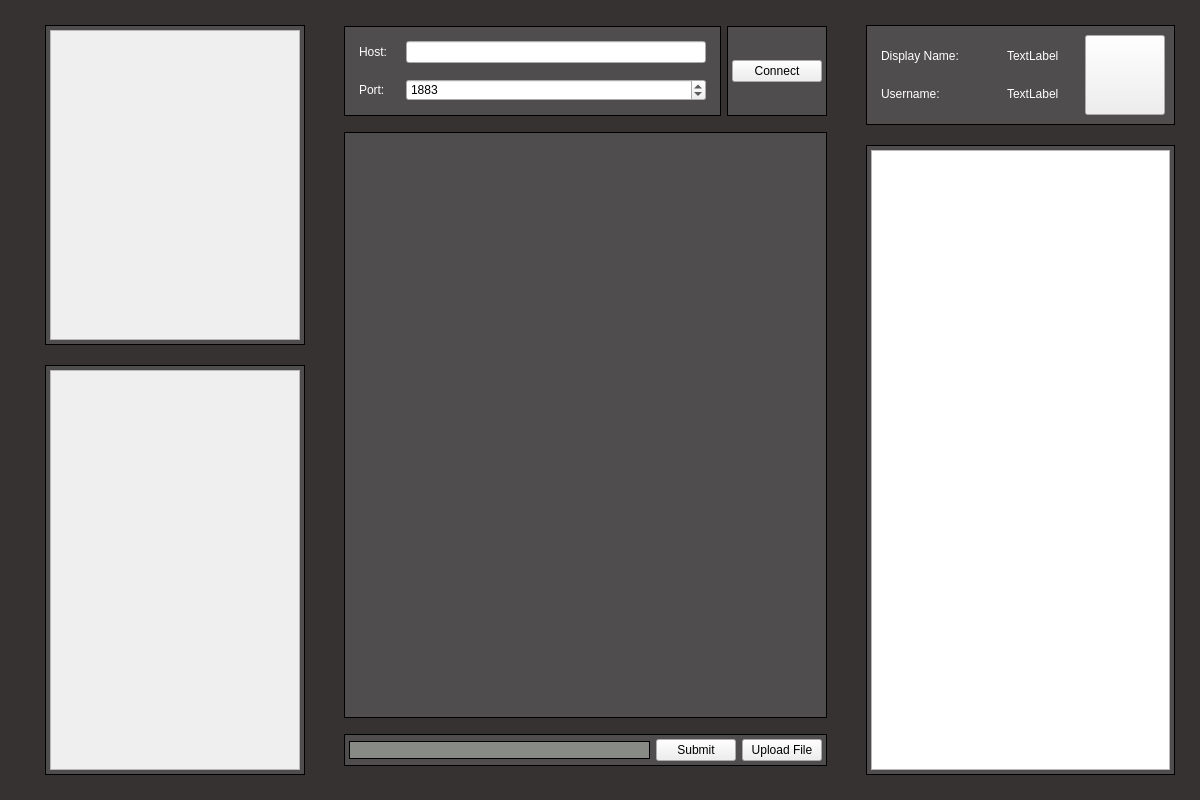
<?xml version="1.0" encoding="UTF-8"?>
<ui version="4.0">
 <class>MessagingWindow</class>
 <widget class="QWidget" name="MessagingWindow">
  <property name="geometry">
   <rect>
    <x>0</x>
    <y>0</y>
    <width>1200</width>
    <height>800</height>
   </rect>
  </property>
  <property name="minimumSize">
   <size>
    <width>1200</width>
    <height>800</height>
   </size>
  </property>
  <property name="maximumSize">
   <size>
    <width>1200</width>
    <height>800</height>
   </size>
  </property>
  <property name="windowTitle">
   <string>Form</string>
  </property>
  <property name="styleSheet">
   <string notr="true">#MessagingWindow { background: rgb(55, 50, 50);}
#usernameLabel {color: White;}
#hostLabel {color: White;}
#portLabel {color: White;}
#inputMessage{color: White;}
#displayName {color: White;}
#actualDisplayName{color: White;}
#actualUsername{color: White;}</string>
  </property>
  <layout class="QVBoxLayout" name="verticalLayout_4" stretch="0">
   <property name="spacing">
    <number>20</number>
   </property>
   <property name="leftMargin">
    <number>20</number>
   </property>
   <property name="topMargin">
    <number>20</number>
   </property>
   <property name="rightMargin">
    <number>20</number>
   </property>
   <property name="bottomMargin">
    <number>20</number>
   </property>
   <item>
    <layout class="QHBoxLayout" name="horizontalLayout_7">
     <item>
      <layout class="QVBoxLayout" name="scrollContainer">
       <property name="leftMargin">
        <number>20</number>
       </property>
       <item>
        <layout class="QVBoxLayout" name="verticalLayout_5">
         <property name="leftMargin">
          <number>5</number>
         </property>
         <property name="topMargin">
          <number>5</number>
         </property>
         <property name="rightMargin">
          <number>5</number>
         </property>
         <property name="bottomMargin">
          <number>5</number>
         </property>
         <item>
          <widget class="QWidget" name="contactListContainer" native="true">
           <property name="styleSheet">
            <string notr="true">#contactListContainer{ border: 1px solid; 
							 background: rgb(79, 77, 77);}</string>
           </property>
           <layout class="QVBoxLayout" name="verticalLayout_2">
            <property name="leftMargin">
             <number>5</number>
            </property>
            <property name="topMargin">
             <number>5</number>
            </property>
            <property name="rightMargin">
             <number>5</number>
            </property>
            <property name="bottomMargin">
             <number>5</number>
            </property>
            <item>
             <widget class="QScrollArea" name="contactList">
              <property name="sizePolicy">
               <sizepolicy hsizetype="Fixed" vsizetype="Fixed">
                <horstretch>0</horstretch>
                <verstretch>0</verstretch>
               </sizepolicy>
              </property>
              <property name="maximumSize">
               <size>
                <width>250</width>
                <height>400</height>
               </size>
              </property>
              <property name="styleSheet">
               <string notr="true">#chatSearch { border: 1px solid; 
							 background: rgb(79, 77, 77);}</string>
              </property>
              <property name="widgetResizable">
               <bool>true</bool>
              </property>
              <widget class="QWidget" name="scrollAreaWidgetContents_2">
               <property name="geometry">
                <rect>
                 <x>0</x>
                 <y>0</y>
                 <width>248</width>
                 <height>318</height>
                </rect>
               </property>
              </widget>
             </widget>
            </item>
           </layout>
          </widget>
         </item>
         <item>
          <widget class="QWidget" name="notificationContainer" native="true">
           <property name="styleSheet">
            <string notr="true">#notificationContainer { border: 1px solid; 
							 background: rgb(79, 77, 77);}</string>
           </property>
           <layout class="QVBoxLayout" name="verticalLayout_6" stretch="0">
            <property name="spacing">
             <number>5</number>
            </property>
            <property name="leftMargin">
             <number>5</number>
            </property>
            <property name="topMargin">
             <number>5</number>
            </property>
            <property name="rightMargin">
             <number>5</number>
            </property>
            <property name="bottomMargin">
             <number>5</number>
            </property>
            <item>
             <widget class="QScrollArea" name="notificationScroll">
              <property name="sizePolicy">
               <sizepolicy hsizetype="Fixed" vsizetype="Fixed">
                <horstretch>0</horstretch>
                <verstretch>0</verstretch>
               </sizepolicy>
              </property>
              <property name="minimumSize">
               <size>
                <width>250</width>
                <height>400</height>
               </size>
              </property>
              <property name="styleSheet">
               <string notr="true"/>
              </property>
              <property name="widgetResizable">
               <bool>true</bool>
              </property>
              <widget class="QWidget" name="scrollAreaWidgetContents_3">
               <property name="geometry">
                <rect>
                 <x>0</x>
                 <y>0</y>
                 <width>248</width>
                 <height>398</height>
                </rect>
               </property>
              </widget>
             </widget>
            </item>
           </layout>
          </widget>
         </item>
        </layout>
       </item>
      </layout>
     </item>
     <item>
      <layout class="QHBoxLayout" name="horizontalLayout_9">
       <property name="leftMargin">
        <number>0</number>
       </property>
       <item>
        <widget class="QWidget" name="chatContainer" native="true">
         <layout class="QVBoxLayout" name="verticalLayout_17">
          <property name="topMargin">
           <number>1</number>
          </property>
          <item>
           <widget class="QWidget" name="horizontalWidget" native="true">
            <layout class="QHBoxLayout" name="horizontalLayout">
             <property name="leftMargin">
              <number>5</number>
             </property>
             <property name="topMargin">
              <number>5</number>
             </property>
             <property name="rightMargin">
              <number>5</number>
             </property>
             <property name="bottomMargin">
              <number>5</number>
             </property>
             <item>
              <widget class="QWidget" name="hostPortContainer" native="true">
               <property name="styleSheet">
                <string notr="true">#hostPortContainer { border: 1px solid; 
							 background: rgb(79, 77, 77);}</string>
               </property>
               <layout class="QVBoxLayout" name="verticalLayout">
                <property name="leftMargin">
                 <number>10</number>
                </property>
                <property name="topMargin">
                 <number>10</number>
                </property>
                <property name="rightMargin">
                 <number>10</number>
                </property>
                <property name="bottomMargin">
                 <number>10</number>
                </property>
                <item>
                 <layout class="QHBoxLayout" name="horizontalLayout_4">
                  <property name="leftMargin">
                   <number>5</number>
                  </property>
                  <property name="topMargin">
                   <number>5</number>
                  </property>
                  <property name="rightMargin">
                   <number>5</number>
                  </property>
                  <property name="bottomMargin">
                   <number>5</number>
                  </property>
                  <item>
                   <widget class="QLabel" name="hostLabel">
                    <property name="text">
                     <string>Host:</string>
                    </property>
                   </widget>
                  </item>
                  <item>
                   <widget class="QLineEdit" name="hostInput">
                    <property name="sizePolicy">
                     <sizepolicy hsizetype="Fixed" vsizetype="Fixed">
                      <horstretch>0</horstretch>
                      <verstretch>0</verstretch>
                     </sizepolicy>
                    </property>
                    <property name="minimumSize">
                     <size>
                      <width>300</width>
                      <height>0</height>
                     </size>
                    </property>
                    <property name="maximumSize">
                     <size>
                      <width>375</width>
                      <height>16777215</height>
                     </size>
                    </property>
                   </widget>
                  </item>
                 </layout>
                </item>
                <item>
                 <layout class="QHBoxLayout" name="horizontalLayout_3">
                  <property name="leftMargin">
                   <number>5</number>
                  </property>
                  <property name="topMargin">
                   <number>5</number>
                  </property>
                  <property name="rightMargin">
                   <number>5</number>
                  </property>
                  <property name="bottomMargin">
                   <number>5</number>
                  </property>
                  <item>
                   <widget class="QLabel" name="portLabel">
                    <property name="text">
                     <string>Port:</string>
                    </property>
                   </widget>
                  </item>
                  <item>
                   <widget class="QSpinBox" name="portSpinBox">
                    <property name="sizePolicy">
                     <sizepolicy hsizetype="Fixed" vsizetype="Fixed">
                      <horstretch>0</horstretch>
                      <verstretch>0</verstretch>
                     </sizepolicy>
                    </property>
                    <property name="minimumSize">
                     <size>
                      <width>300</width>
                      <height>0</height>
                     </size>
                    </property>
                    <property name="maximumSize">
                     <size>
                      <width>260</width>
                      <height>16777215</height>
                     </size>
                    </property>
                    <property name="maximum">
                     <number>99999</number>
                    </property>
                    <property name="value">
                     <number>1883</number>
                    </property>
                   </widget>
                  </item>
                 </layout>
                </item>
               </layout>
              </widget>
             </item>
             <item>
              <widget class="QWidget" name="connectButtonContainer" native="true">
               <property name="sizePolicy">
                <sizepolicy hsizetype="Expanding" vsizetype="Preferred">
                 <horstretch>0</horstretch>
                 <verstretch>0</verstretch>
                </sizepolicy>
               </property>
               <property name="maximumSize">
                <size>
                 <width>100</width>
                 <height>16777215</height>
                </size>
               </property>
               <property name="styleSheet">
                <string notr="true">#connectButtonContainer { border: 1px solid; 
							 background: rgb(79, 77, 77);}</string>
               </property>
               <layout class="QHBoxLayout" name="horizontalLayout_2">
                <property name="leftMargin">
                 <number>5</number>
                </property>
                <property name="topMargin">
                 <number>5</number>
                </property>
                <property name="rightMargin">
                 <number>5</number>
                </property>
                <property name="bottomMargin">
                 <number>5</number>
                </property>
                <item>
                 <widget class="QPushButton" name="connectButton">
                  <property name="text">
                   <string>Connect</string>
                  </property>
                 </widget>
                </item>
               </layout>
              </widget>
             </item>
            </layout>
           </widget>
          </item>
          <item>
           <layout class="QHBoxLayout" name="horizontalLayout_13">
            <property name="spacing">
             <number>5</number>
            </property>
            <property name="leftMargin">
             <number>5</number>
            </property>
            <property name="topMargin">
             <number>5</number>
            </property>
            <property name="rightMargin">
             <number>5</number>
            </property>
            <property name="bottomMargin">
             <number>5</number>
            </property>
            <item>
             <widget class="QTextBrowser" name="messagingOutput">
              <property name="styleSheet">
               <string notr="true">#messagingOutput { border: 1px solid;  background: rgb(79, 77, 77);  color: White;}</string>
              </property>
             </widget>
            </item>
           </layout>
          </item>
          <item>
           <layout class="QVBoxLayout" name="verticalLayout_19">
            <property name="leftMargin">
             <number>5</number>
            </property>
            <property name="topMargin">
             <number>5</number>
            </property>
            <property name="rightMargin">
             <number>5</number>
            </property>
            <property name="bottomMargin">
             <number>5</number>
            </property>
            <item>
             <widget class="QWidget" name="enterTextFileContainer" native="true">
              <property name="styleSheet">
               <string notr="true">#enterTextFileContainer { border: 1px solid; 
							 background: rgb(79, 77, 77);}</string>
              </property>
              <layout class="QHBoxLayout" name="horizontalLayout_16">
               <property name="leftMargin">
                <number>5</number>
               </property>
               <property name="topMargin">
                <number>5</number>
               </property>
               <property name="rightMargin">
                <number>5</number>
               </property>
               <property name="bottomMargin">
                <number>5</number>
               </property>
               <item>
                <widget class="QLineEdit" name="inputMessage">
                 <property name="sizePolicy">
                  <sizepolicy hsizetype="Expanding" vsizetype="Fixed">
                   <horstretch>0</horstretch>
                   <verstretch>0</verstretch>
                  </sizepolicy>
                 </property>
                 <property name="styleSheet">
                  <string notr="true">#inputMessage { border: 1px solid; 
							 background:  rgb(136, 138, 133);}</string>
                 </property>
                </widget>
               </item>
               <item>
                <widget class="QPushButton" name="submitButton">
                 <property name="text">
                  <string>Submit</string>
                 </property>
                </widget>
               </item>
               <item>
                <widget class="QPushButton" name="fileButton">
                 <property name="text">
                  <string>Upload File</string>
                 </property>
                </widget>
               </item>
              </layout>
             </widget>
            </item>
           </layout>
          </item>
         </layout>
        </widget>
       </item>
      </layout>
     </item>
     <item>
      <layout class="QHBoxLayout" name="horizontalLayout_10">
       <item>
        <layout class="QVBoxLayout" name="verticalLayout_14">
         <property name="leftMargin">
          <number>5</number>
         </property>
         <property name="topMargin">
          <number>5</number>
         </property>
         <property name="rightMargin">
          <number>5</number>
         </property>
         <property name="bottomMargin">
          <number>5</number>
         </property>
         <item>
          <widget class="QWidget" name="usernamePictureContainer" native="true">
           <property name="sizePolicy">
            <sizepolicy hsizetype="Fixed" vsizetype="Fixed">
             <horstretch>0</horstretch>
             <verstretch>0</verstretch>
            </sizepolicy>
           </property>
           <property name="minimumSize">
            <size>
             <width>0</width>
             <height>100</height>
            </size>
           </property>
           <property name="maximumSize">
            <size>
             <width>500</width>
             <height>150</height>
            </size>
           </property>
           <property name="styleSheet">
            <string notr="true">#usernamePictureContainer { border: 1px solid; 
							 background: rgb(79, 77, 77);}</string>
           </property>
           <layout class="QHBoxLayout" name="horizontalLayout_11">
            <property name="leftMargin">
             <number>5</number>
            </property>
            <property name="topMargin">
             <number>5</number>
            </property>
            <property name="rightMargin">
             <number>5</number>
            </property>
            <property name="bottomMargin">
             <number>5</number>
            </property>
            <item>
             <layout class="QVBoxLayout" name="verticalLayout_3">
              <property name="leftMargin">
               <number>10</number>
              </property>
              <property name="topMargin">
               <number>10</number>
              </property>
              <property name="rightMargin">
               <number>10</number>
              </property>
              <property name="bottomMargin">
               <number>10</number>
              </property>
              <item>
               <layout class="QHBoxLayout" name="horizontalLayout_5">
                <item>
                 <widget class="QLabel" name="displayName">
                  <property name="minimumSize">
                   <size>
                    <width>120</width>
                    <height>0</height>
                   </size>
                  </property>
                  <property name="maximumSize">
                   <size>
                    <width>80</width>
                    <height>16777215</height>
                   </size>
                  </property>
                  <property name="text">
                   <string>Display Name:</string>
                  </property>
                 </widget>
                </item>
                <item>
                 <widget class="QLabel" name="actualDisplayName">
                  <property name="maximumSize">
                   <size>
                    <width>80</width>
                    <height>16777215</height>
                   </size>
                  </property>
                  <property name="text">
                   <string>TextLabel</string>
                  </property>
                 </widget>
                </item>
               </layout>
              </item>
              <item>
               <layout class="QHBoxLayout" name="horizontalLayout_6">
                <item>
                 <widget class="QLabel" name="usernameLabel">
                  <property name="sizePolicy">
                   <sizepolicy hsizetype="Fixed" vsizetype="Fixed">
                    <horstretch>0</horstretch>
                    <verstretch>0</verstretch>
                   </sizepolicy>
                  </property>
                  <property name="minimumSize">
                   <size>
                    <width>120</width>
                    <height>0</height>
                   </size>
                  </property>
                  <property name="maximumSize">
                   <size>
                    <width>80</width>
                    <height>16777215</height>
                   </size>
                  </property>
                  <property name="text">
                   <string>Username:</string>
                  </property>
                 </widget>
                </item>
                <item>
                 <widget class="QLabel" name="actualUsername">
                  <property name="text">
                   <string>TextLabel</string>
                  </property>
                 </widget>
                </item>
               </layout>
              </item>
             </layout>
            </item>
            <item>
             <spacer name="horizontalSpacer_2">
              <property name="orientation">
               <enum>Qt::Horizontal</enum>
              </property>
              <property name="sizeType">
               <enum>QSizePolicy::Fixed</enum>
              </property>
              <property name="sizeHint" stdset="0">
               <size>
                <width>5</width>
                <height>0</height>
               </size>
              </property>
             </spacer>
            </item>
            <item>
             <layout class="QHBoxLayout" name="horizontalLayout_8">
              <property name="leftMargin">
               <number>5</number>
              </property>
              <property name="topMargin">
               <number>5</number>
              </property>
              <property name="rightMargin">
               <number>5</number>
              </property>
              <property name="bottomMargin">
               <number>5</number>
              </property>
              <item>
               <widget class="QPushButton" name="pushButton">
                <property name="sizePolicy">
                 <sizepolicy hsizetype="Fixed" vsizetype="Fixed">
                  <horstretch>80</horstretch>
                  <verstretch>80</verstretch>
                 </sizepolicy>
                </property>
                <property name="minimumSize">
                 <size>
                  <width>80</width>
                  <height>80</height>
                 </size>
                </property>
                <property name="maximumSize">
                 <size>
                  <width>120</width>
                  <height>120</height>
                 </size>
                </property>
                <property name="text">
                 <string/>
                </property>
               </widget>
              </item>
             </layout>
            </item>
           </layout>
          </widget>
         </item>
         <item>
          <widget class="QWidget" name="chatSearchContainer" native="true">
           <property name="styleSheet">
            <string notr="true">#chatSearchContainer{ border: 1px solid; 
							 background: rgb(79, 77, 77);}</string>
           </property>
           <layout class="QVBoxLayout" name="rightscrollContainer">
            <property name="leftMargin">
             <number>5</number>
            </property>
            <property name="topMargin">
             <number>5</number>
            </property>
            <property name="rightMargin">
             <number>5</number>
            </property>
            <property name="bottomMargin">
             <number>5</number>
            </property>
            <item>
             <widget class="QListWidget" name="chatSearch">
              <property name="sizePolicy">
               <sizepolicy hsizetype="Fixed" vsizetype="Expanding">
                <horstretch>0</horstretch>
                <verstretch>0</verstretch>
               </sizepolicy>
              </property>
              <property name="maximumSize">
               <size>
                <width>500</width>
                <height>700</height>
               </size>
              </property>
             </widget>
            </item>
           </layout>
          </widget>
         </item>
        </layout>
       </item>
      </layout>
     </item>
    </layout>
   </item>
  </layout>
 </widget>
 <resources/>
 <connections/>
</ui>
